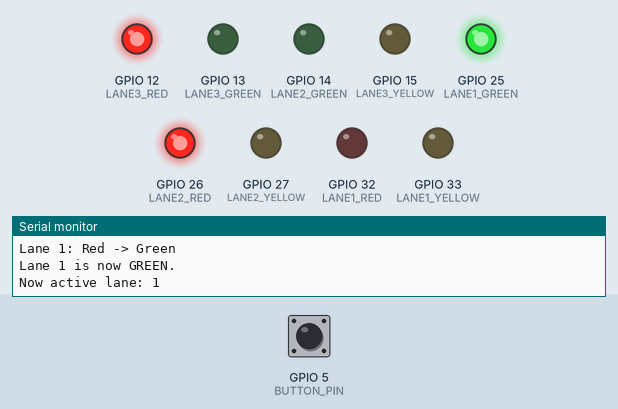
Recording of a sketch running on a simulated ESP32. Shown: output pins drawn as LEDs (lit = HIGH), the last lines printed to the serial monitor. Inputs (shaded band) come from the test bench; at power-on: GPIO 5 (BUTTON_PIN) HIGH. Random numbers use the default seed unless the sketch sets one.

Above: at 5.3 s.
5.4 s: GPIO 5 (BUTTON_PIN) pulled LOW for 0.15 s
At 6.4 s:
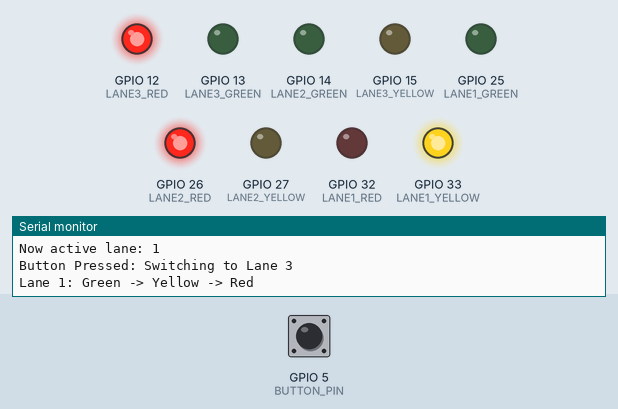
8.5 s: GPIO 5 (BUTTON_PIN) pulled LOW for 3.2 s
At 10.8 s:
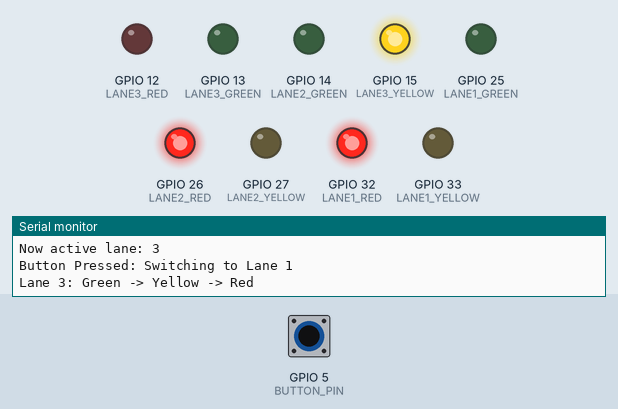
14.1 s: GPIO 5 (BUTTON_PIN) pulled LOW for 1 s
At 17.8 s:
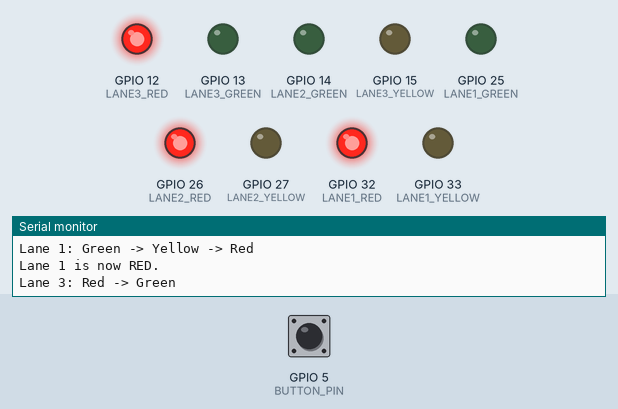
18.1 s: GPIO 5 (BUTTON_PIN) pulled LOW for 1 s
At 18.7 s:
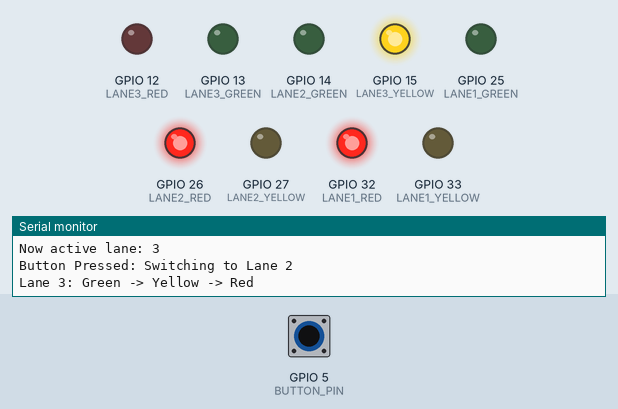
22.1 s: GPIO 5 (BUTTON_PIN) pulled LOW for 3.2 s
At 23.2 s:
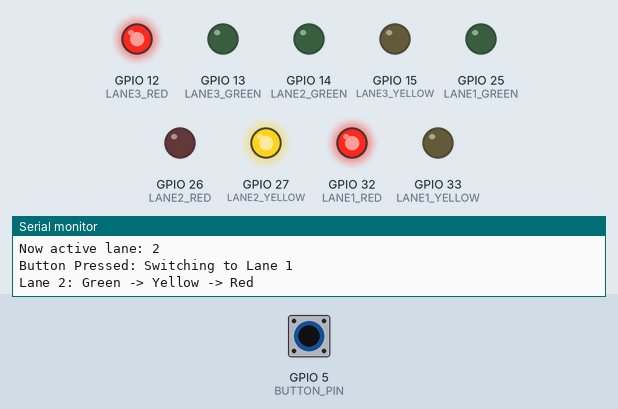
27.0 s: GPIO 5 (BUTTON_PIN) driven LOW
At 28.1 s:
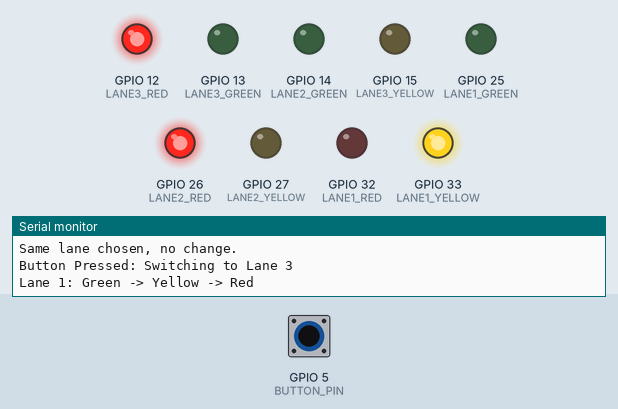
Timing chart, 0 to 29.8 s (numbered marks = the images above; inputs shaded):
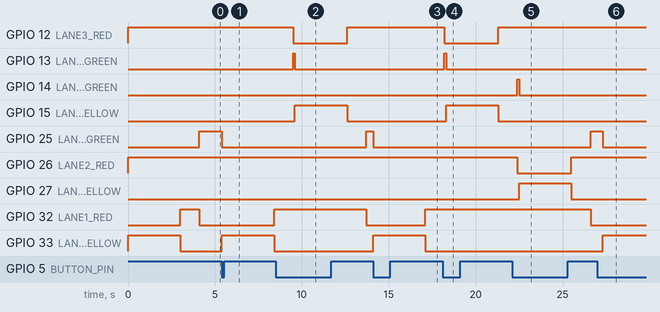

Measured:
- after the input at 5.4 s, GPIO 25 (LANE1_GREEN): HIGH → LOW at once; GPIO 32 (LANE1_RED): LOW → HIGH after 3.0 s; GPIO 33 (LANE1_YELLOW): LOW → HIGH at once, → LOW 3.0 s later
- after the input at 8.5 s, GPIO 15 (LANE3_YELLOW): LOW → HIGH after 1.1 s, → LOW 3.0 s later; GPIO 25 (LANE1_GREEN): LOW → HIGH after 5.2 s; GPIO 32 (LANE1_RED): HIGH → LOW after 5.2 s
- after the input at 14.1 s, GPIO 25 (LANE1_GREEN): HIGH → LOW at once; GPIO 32 (LANE1_RED): LOW → HIGH after 3.0 s; GPIO 33 (LANE1_YELLOW): LOW → HIGH at once, → LOW 3.0 s later
- after the input at 18.1 s, GPIO 15 (LANE3_YELLOW): LOW → HIGH after 0.21 s, → LOW 3.0 s later
- after the input at 22.1 s, GPIO 25 (LANE1_GREEN): LOW → HIGH after 4.5 s; GPIO 27 (LANE2_YELLOW): LOW → HIGH after 0.41 s, → LOW 3.0 s later; GPIO 32 (LANE1_RED): HIGH → LOW after 4.5 s
- after the input at 27.0 s, GPIO 25 (LANE1_GREEN): HIGH → LOW after 0.31 s; GPIO 33 (LANE1_YELLOW): LOW → HIGH after 0.31 s

The sketch:

test_leds.ino
```cpp
// --- Traffic Light Pins ---
#define LANE1_RED    32
#define LANE1_YELLOW 33
#define LANE1_GREEN  25
#define LANE2_RED    26
#define LANE2_YELLOW 27
#define LANE2_GREEN  14
#define LANE3_RED    12
#define LANE3_YELLOW 15
#define LANE3_GREEN  13

// --- Push Button ---
#define BUTTON_PIN   5

const int totalLanes = 3;
int activeLane = 1; // currently green lane

// Debounce for button
unsigned long lastDebounceTime = 0;
const unsigned long debounceDelay = 50;

// --- Function Prototypes ---
void setLights(int lane, bool red, bool yellow, bool green);
void switchToLane(int newActiveLane);
void performRedToGreenTransition(int targetLane);
void performGreenToRedTransition(int currentLane);

// --- Setup ---
void setup() {
  Serial.begin(115200);

  // Init LED pins
  pinMode(LANE1_RED, OUTPUT);
  pinMode(LANE1_YELLOW, OUTPUT);
  pinMode(LANE1_GREEN, OUTPUT);
  pinMode(LANE2_RED, OUTPUT);
  pinMode(LANE2_YELLOW, OUTPUT);
  pinMode(LANE2_GREEN, OUTPUT);
  pinMode(LANE3_RED, OUTPUT);
  pinMode(LANE3_YELLOW, OUTPUT);
  pinMode(LANE3_GREEN, OUTPUT);

  // Button
  pinMode(BUTTON_PIN, INPUT_PULLUP);

  Serial.println("Traffic Light Test initialized.");

  // Start with all red
  setLights(1, true, false, false);
  setLights(2, true, false, false);
  setLights(3, true, false, false);
  activeLane = 1;
  switchToLane(1); // give green to lane 1

  randomSeed(analogRead(0));
}

// --- Main Loop ---
void loop() {
  // Button: random lane change
  int buttonState = digitalRead(BUTTON_PIN);
  if (buttonState == LOW) {
    if ((millis() - lastDebounceTime) > debounceDelay) {
      int newLane = random(1, totalLanes + 1);
      if (newLane != activeLane) {
        Serial.print("Button Pressed: Switching to Lane ");
        Serial.println(newLane);
        switchToLane(newLane);
      } else {
        Serial.println("Same lane chosen, no change.");
      }
      lastDebounceTime = millis();
    }
  }

  delay(50);
}

// --- Traffic Light Functions ---
void setLights(int lane, bool red, bool yellow, bool green) {
  int r, y, g;
  switch(lane) {
    case 1: r = LANE1_RED; y = LANE1_YELLOW; g = LANE1_GREEN; break;
    case 2: r = LANE2_RED; y = LANE2_YELLOW; g = LANE2_GREEN; break;
    case 3: r = LANE3_RED; y = LANE3_YELLOW; g = LANE3_GREEN; break;
    default: return;
  }
  digitalWrite(r, red ? HIGH : LOW);
  digitalWrite(y, yellow ? HIGH : LOW);
  digitalWrite(g, green ? HIGH : LOW);
}

void performRedToGreenTransition(int targetLane) {
  Serial.print("Lane "); Serial.print(targetLane); Serial.println(": Red -> Green");
  setLights(targetLane, true, false, false);
  delay(1000); // red for 1 sec (safety)
  setLights(targetLane, false, false, true);
  Serial.print("Lane "); Serial.print(targetLane); Serial.println(" is now GREEN.");
}

void performGreenToRedTransition(int currentLane) {
  Serial.print("Lane "); Serial.print(currentLane); Serial.println(": Green -> Yellow -> Red");
  setLights(currentLane, false, true, false);
  delay(3000); // yellow for 3 seconds
  setLights(currentLane, true, false, false);
  Serial.print("Lane "); Serial.print(currentLane); Serial.println(" is now RED.");
}

void switchToLane(int newActiveLane) {
  if (newActiveLane < 1 || newActiveLane > totalLanes) return;
  // First, turn off current green (if any)
  if (activeLane >= 1 && activeLane <= totalLanes) {
    performGreenToRedTransition(activeLane);
  }
  delay(100);
  // Then turn on new lane green
  performRedToGreenTransition(newActiveLane);
  activeLane = newActiveLane;
  Serial.print("Now active lane: ");
  Serial.println(activeLane);
}
```
